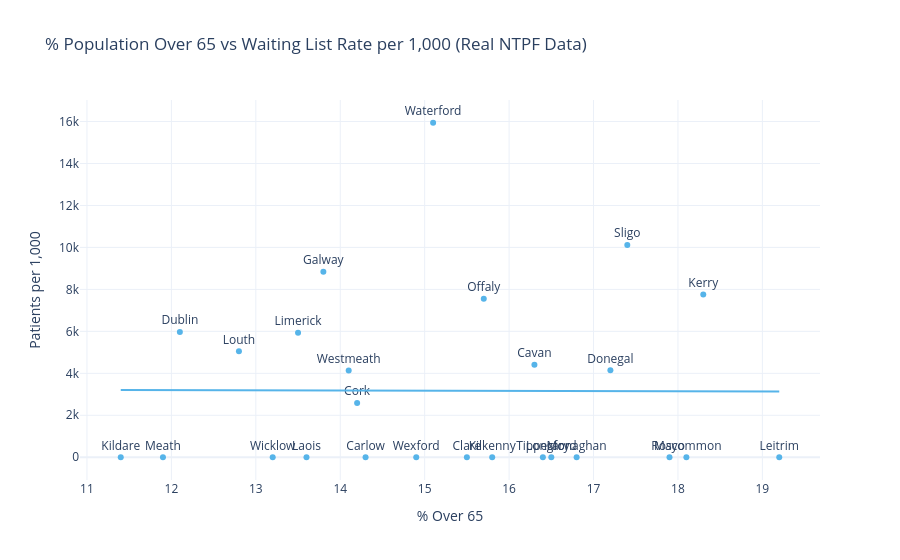

Notebook code cell kept with this figure:
### Code cell
# Figure 2 — % Over 65 vs Waiting List Rate
if ntpf_available:
    fig2 = px.scatter(
        reg_df, x='pct_over_65', y='wait_list_per_1000', text='county',
        trendline='ols',
        title='% Population Over 65 vs Waiting List Rate per 1,000 (Real NTPF Data)',
        labels={'pct_over_65':'% Over 65','wait_list_per_1000':'Patients per 1,000'},
        template='plotly_white', color_discrete_sequence=[OKABE_ITO[1]]
    )
    fig2.update_traces(textposition='top center')
    fig2.write_html(str(OUT_DIR / 'fig2_age_vs_waits.html'))
    fig2.show()
    print('Figure 2 saved.')

### Figure 1 — Plotly figure (JSON) as saved in the notebook; plotly's stock layout.template omitted (floating-point values rounded to 4 significant figures)
{"data": [{"hovertemplate": "% Over 65=%{x}<br>Patients per 1,000=%{y}<br>county=%{text}<extra></extra>", "legendgroup": "", "marker": {"color": "#56B4E9", "symbol": "circle"}, "mode": "markers+text", "name": "", "orientation": "v", "showlegend": false, "text": ["Carlow", "Cavan", "Clare", "Cork", "Donegal", "Dublin", "Galway", "Kerry", "Kildare", "Kilkenny", "Laois", "Leitrim", "Limerick", "Longford", "Louth", "Mayo", "Meath", "Monaghan", "Offaly", "Roscommon", "Sligo", "Tipperary", "Waterford", "Westmeath", "Wexford", "Wicklow"], "textposition": "top center", "type": "scatter", "x": [14.3, 16.3, 15.5, 14.2, 17.2, 12.1, 13.8, 18.3, 11.4, 15.8, 13.6, 19.2, 13.5, 16.5, 12.8, 17.9, 11.9, 16.8, 15.7, 18.1, 17.4, 16.4, 15.1, 14.1, 14.9, 13.2], "xaxis": "x", "y": [0.0, 4413.0, 0.0, 2589.0, 4141.0, 5964.0, 8844.0, 7754.0, 0.0, 0.0, 0.0, 0.0, 5936.0, 0.0, 5050.0, 0.0, 0.0, 0.0, 7552.0, 0.0, 10110.0, 0.0, 15940.0, 4129.0, 0.0, 0.0], "yaxis": "y"}, {"hovertemplate": "<b>OLS trendline</b><br>wait_list_per_1000 = -10.1265 * pct_over_65 + 3324.43<br>R<sup>2</sup>=0.000026<br><br>% Over 65=%{x}<br>Patients per 1,000=%{y} <b>(trend)</b><extra></extra>", "legendgroup": "", "marker": {"color": "#56B4E9", "symbol": "circle"}, "mode": "lines", "name": "", "showlegend": false, "textposition": "top center", "type": "scatter", "x": [11.4, 11.9, 12.1, 12.8, 13.2, 13.5, 13.6, 13.8, 14.1, 14.2, 14.3, 14.9, 15.1, 15.5, 15.7, 15.8, 16.3, 16.4, 16.5, 16.8, 17.2, 17.4, 17.9, 18.1, 18.3, 19.2], "xaxis": "x", "y": [3209.0, 3204.0, 3202.0, 3195.0, 3191.0, 3188.0, 3187.0, 3185.0, 3182.0, 3181.0, 3180.0, 3174.0, 3172.0, 3167.0, 3165.0, 3164.0, 3159.0, 3158.0, 3157.0, 3154.0, 3150.0, 3148.0, 3143.0, 3141.0, 3139.0, 3130.0], "yaxis": "y"}], "layout": {"legend": {"tracegroupgap": 0}, "title": {"text": "% Population Over 65 vs Waiting List Rate per 1,000 (Real NTPF Data)"}, "xaxis": {"anchor": "y", "domain": [0, 1], "title": {"text": "% Over 65"}}, "yaxis": {"anchor": "x", "domain": [0, 1], "title": {"text": "Patients per 1,000"}}}}
